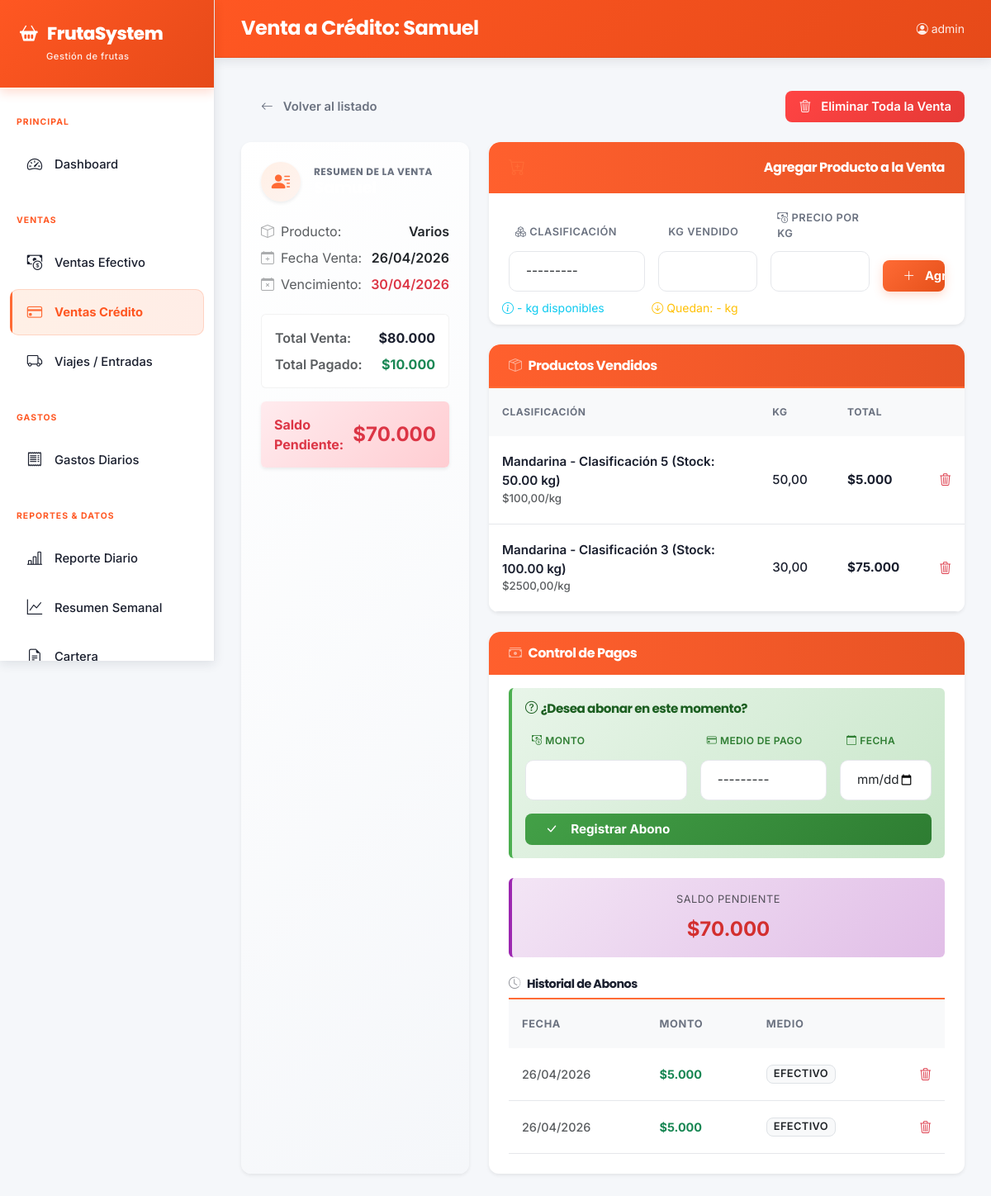
The page /ventas/credito/10/ (signed in) on the database as committed earlier.
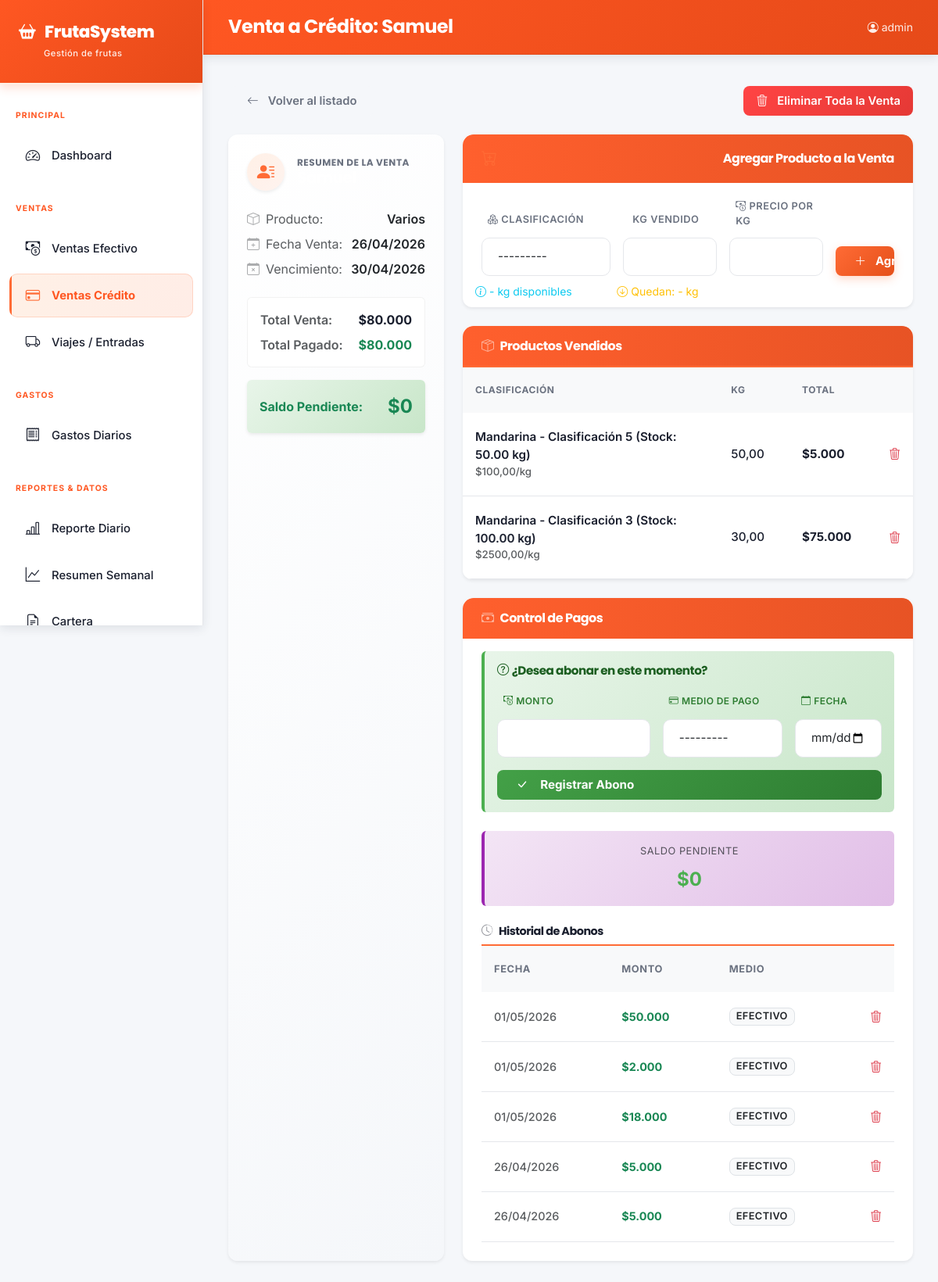
The same page on the database as committed later.
### core/models.py (models this page shows, shortened)
class VentaCredito(models.Model):
    cliente = models.ForeignKey(Cliente, on_delete=models.CASCADE, related_name='ventas', verbose_name='Cliente')
    producto = models.ForeignKey(Producto, on_delete=models.CASCADE, related_name='ventas_credito', verbose_name='Producto', null=True, blank=True)
    fecha = models.DateField(verbose_name='Fecha de venta')
    fecha_vencimiento = models.DateField(verbose_name='Fecha de vencimiento', null=True, blank=True)
    observaciones = models.TextField(blank=True, verbose_name='Observaciones')
    created_at = models.DateTimeField(auto_now_add=True)
    @property
    def total(self): return sum(d.total for d in self.detalles.all())
    @property
    def total_pagado(self): return sum(p.monto for p in self.pagos.all())
    @property
    def saldo_pendiente(self): return self.total - self.total_pagado
    class Meta:
        verbose_name = 'Venta a Crédito'; verbose_name_plural = 'Ventas a Crédito'; ordering = ['-fecha']

class PagoVentaCredito(models.Model):
    venta = models.ForeignKey(VentaCredito, on_delete=models.CASCADE, related_name='pagos', verbose_name='Venta')
    monto = models.DecimalField(max_digits=12, decimal_places=2, verbose_name='Monto')
    medio_pago = models.CharField(max_length=20, choices=MEDIO_PAGO_CHOICES, verbose_name='Medio de pago')
    fecha = models.DateField(verbose_name='Fecha')
    observaciones = models.TextField(blank=True, verbose_name='Observaciones')
    class Meta:
        verbose_name = 'Pago de Venta'; verbose_name_plural = 'Pagos de Ventas'; ordering = ['-fecha']

class DetalleVentaCredito(models.Model):
    venta = models.ForeignKey(VentaCredito, on_delete=models.CASCADE, related_name='detalles', verbose_name='Venta')
    clasificacion = models.ForeignKey(Clasificacion, on_delete=models.CASCADE, verbose_name='Clasificación')
    kg_vendido = models.DecimalField(max_digits=10, decimal_places=2, verbose_name='Kg vendido')
    precio_por_kg = models.DecimalField(max_digits=10, decimal_places=2, verbose_name='Precio por kg')
    @property
    def total(self): return self.kg_vendido * self.precio_por_kg
    class Meta:
        verbose_name = 'Detalle de Venta'; verbose_name_plural = 'Detalles de Venta'

class Clasificacion(models.Model):
    producto = models.ForeignKey(Producto, on_delete=models.CASCADE, related_name='clasificaciones', verbose_name='Producto')
    nombre = models.CharField(max_length=100, verbose_name='Nombre clasificación')
    orden = models.IntegerField(default=1, verbose_name='Orden')
    activo = models.BooleanField(default=True, verbose_name='Activa')
    stock_kg = models.DecimalField(max_digits=10, decimal_places=2, default=0, verbose_name='Stock (Kg)')
    def __str__(self): return f"{self.producto.nombre} - {self.nombre} (Stock: {self.stock_kg} kg)"
    class Meta:
        verbose_name = 'Clasificación'; verbose_name_plural = 'Clasificaciones'; ordering = ['producto', 'orden']

class Producto(models.Model):
    nombre = models.CharField(max_length=100, verbose_name='Nombre')
    tiene_descuento_gobierno = models.BooleanField(default=False, verbose_name='Descuento gobierno')
    porcentaje_descuento = models.DecimalField(max_digits=5, decimal_places=2, default=0, verbose_name='% Descuento gobierno')
    activo = models.BooleanField(default=True, verbose_name='Activo')
    class Meta:
        verbose_name = 'Producto'; verbose_name_plural = 'Productos'; ordering = ['nombre']

class Cliente(models.Model):
    nombre = models.CharField(max_length=200, verbose_name='Nombre')
    telefono = models.CharField(max_length=20, blank=True, verbose_name='Teléfono')
    direccion = models.TextField(blank=True, verbose_name='Dirección')
    activo = models.BooleanField(default=True, verbose_name='Activo')
    def __str__(self): return self.nombre
    class Meta:
        verbose_name = 'Cliente'; verbose_name_plural = 'Clientes'; ordering = ['nombre']

### core/views.py (the view)
# urls.py: path('ventas/credito/<int:pk>/', views.venta_credito_detail, name='venta_credito_detail'),
@login_required
def venta_credito_detail(request, pk):
    venta = get_object_or_404(VentaCredito, pk=pk)
    detalles = venta.detalles.select_related('clasificacion').all()
    pagos = venta.pagos.all()
    detalle_form = DetalleVentaCreditoForm()  # Empty form for display only
    pago_form = PagoVentaCreditoForm()
    ctx = {
        'venta': venta, 'detalles': detalles, 'pagos': pagos,
        'detalle_form': detalle_form, 'pago_form': pago_form,
    }
    return render(request, 'core/venta_credito_detail.html', ctx)

### core/forms.py
class DetalleVentaCreditoForm(forms.ModelForm):
    class Meta:
        model = DetalleVentaCredito
        fields = ['clasificacion', 'kg_vendido', 'precio_por_kg']
        widgets = {
            'clasificacion': forms.Select(attrs={'class': 'form-select'}),
            'kg_vendido': forms.NumberInput(attrs={'class': 'form-control', 'step': '0.01'}),
            'precio_por_kg': forms.TextInput(attrs={'class': 'form-control price-cop', 'inputmode': 'numeric', 'autocomplete': 'off'}),
        }

class PagoVentaCreditoForm(forms.ModelForm):
    class Meta:
        model = PagoVentaCredito
        fields = ['monto', 'medio_pago', 'fecha', 'observaciones']
        widgets = {
            'monto': forms.TextInput(attrs={'class': 'form-control price-cop', 'inputmode': 'numeric', 'autocomplete': 'off'}),
            'medio_pago': forms.Select(attrs={'class': 'form-select'}),
            'fecha': forms.DateInput(attrs={'class': 'form-control', 'type': 'date'}),
            'observaciones': forms.Textarea(attrs={'class': 'form-control', 'rows': 2}),
        }

### core/templates/core/venta_credito_detail.html (shortened to what the changed rows need)
{% extends 'core/base.html' %}
{% block page_title %}Venta a Crédito: {{ venta.cliente }}{% endblock %}
{% block content %}
<div class="row g-4 mb-4">
  <div class="col-lg-4">
    <div class="card border-0 shadow-sm h-100" style="border-radius: 12px; overflow: hidden; background: linear-gradient(135deg, #ffffff 0%, var(--bg-base) 100%);">
      <div class="card-body p-4">
        <div class="d-flex flex-column gap-2 mb-4">
          <div class="d-flex justify-content-between">
            <span class="text-muted"><i class="bi bi-box me-2 opacity-50"></i>Producto:</span>
            <span class="fw-semibold">{{ venta.producto|default:"Varios" }}</span>
          </div>
          <div class="d-flex justify-content-between">
            <span class="text-muted"><i class="bi bi-calendar-plus me-2 opacity-50"></i>Fecha Venta:</span>
            <span class="fw-semibold">{{ venta.fecha|date:"d/m/Y" }}</span>
          </div>
          <div class="d-flex justify-content-between">
            <span class="text-muted"><i class="bi bi-calendar-x me-2 opacity-50"></i>Vencimiento:</span>
            <span class="fw-semibold {% if venta.saldo_pendiente > 0 %}text-danger{% endif %}">{{ venta.fecha_vencimiento|date:"d/m/Y"|default:"-" }}</span>
          </div>
        </div>
        <div class="p-3 rounded mb-3" style="background-color: var(--surface-color); border: 1px solid rgba(0,0,0,0.05);">
          <div class="d-flex justify-content-between align-items-center mb-2">
            <span class="text-muted fw-semibold">Total Venta:</span>
            <span class="fw-bold" style="color: var(--text-main);">${{ venta.total|default:0|cop }}</span>
          </div>
          <div class="d-flex justify-content-between align-items-center">
            <span class="text-muted fw-semibold">Total Pagado:</span>
            <span class="text-success fw-bold">${{ venta.total_pagado|default:0|cop }}</span>
          </div>
        </div>
        <div class="p-3 rounded d-flex justify-content-between align-items-center shadow-sm" style="background: {% if venta.saldo_pendiente > 0 %}linear-gradient(135deg, #ffebee 0%, #ffcdd2 100%){% else %}linear-gradient(135deg, #e8f5e9 0%, #c8e6c9 100%){% endif %};">
          <span class="fw-bold {% if venta.saldo_pendiente > 0 %}text-danger{% else %}text-success{% endif %}">Saldo Pendiente:</span>
          <span class="fs-4 fw-bold {% if venta.saldo_pendiente > 0 %}text-danger{% else %}text-success{% endif %}">${{ venta.saldo_pendiente|default:0|cop }}</span>
        </div>
      </div>
    </div>
  </div>
  <div class="col-lg-8 d-flex flex-column gap-4">
    <div class="row g-4">
      <div class="col-md-12">
        <div class="card border-0 shadow-sm h-100" style="border-radius: 12px; overflow: hidden;">
          <div class="card-body p-0">
            <div class="table-responsive">
              <table class="table table-hover align-middle mb-0">
                <thead class="bg-light">
                  <tr><th class="ps-3">Clasificación</th><th>Kg</th><th>Total</th><th class="text-end pe-3"></th></tr>
                </thead>
                <tbody class="border-top-0">
                {% for d in detalles %}
                <tr>
                  <td class="ps-3">
                    <div class="fw-semibold" style="color: var(--text-main);">{{ d.clasificacion }}</div>
                    <div class="small text-muted">${{ d.precio_por_kg }}/kg</div>
                  </td>
                  <td>{{ d.kg_vendido }}</td>
                  <td class="fw-bold" style="color: var(--text-main);">${{ d.total|default:0|cop }}</td>
                  <td class="text-end pe-3">
                    <a href="{% url 'detalle_venta_delete' d.pk %}" class="btn btn-sm btn-link text-danger p-0" onclick="return confirm('¿Eliminar?')" title="Eliminar producto">
                      <i class="bi bi-trash3"></i>
                    </a>
                  </td>
                </tr>
                {% empty %}
                <tr><td colspan="4" class="text-center text-muted py-4"><i class="bi bi-inbox fs-4 d-block mb-2 opacity-25"></i>Sin productos</td></tr>
                {% endfor %}
                </tbody>
              </table>
            </div>
          </div>
        </div>
      </div>
      <div class="col-md-12">
        <div class="card border-0 shadow-sm h-100" style="border-radius: 12px; overflow: hidden;">
          <div class="card-body px-4 pb-4 pt-3">
            <div class="p-3 mb-4 rounded text-center" style="background: linear-gradient(135deg, #f3e5f5 0%, #e1bee7 100%); border-left: 4px solid #9c27b0; border-radius: 8px;">
              <div class="small text-muted mb-2" style="font-size: 0.8rem; text-transform: uppercase; letter-spacing: 0.5px;">Saldo Pendiente</div>
              <div class="fw-bold fs-4" style="color: {% if venta.saldo_pendiente > 0 %}#d32f2f{% else %}#4CAF50{% endif %};">${{ venta.saldo_pendiente|default:0|cop }}</div>
            </div>
            <div class="table-responsive">
              <table class="table table-hover align-middle mb-0 table-sm">
                <thead class="bg-light">
                  <tr>
                    <th class="ps-3" style="font-size: 0.8rem;">Fecha</th>
                    <th style="font-size: 0.8rem;">Monto</th>
                    <th style="font-size: 0.8rem;">Medio</th>
                    <th class="text-end pe-3" style="font-size: 0.8rem;"></th>
                  </tr>
                </thead>
                <tbody class="border-top-0">
                {% for p in pagos %}
                <tr>
                  <td class="ps-3 text-muted" style="font-size: 0.9rem;">{{ p.fecha|date:"d/m/Y" }}</td>
                  <td style="font-size: 0.9rem;">
                    <span class="text-success fw-bold">${{ p.monto|default:0|cop }}</span>
                  </td>
                  <td style="font-size: 0.85rem;">
                    <span class="badge bg-light text-dark border px-2 py-1">{{ p.get_medio_pago_display }}</span>
                  </td>
                  <td class="text-end pe-3">
                    <a href="{% url 'pago_venta_delete' p.pk %}" class="btn btn-sm btn-link text-danger p-0" onclick="return confirm('¿Eliminar pago?')" title="Eliminar pago">
                      <i class="bi bi-trash3"></i>
                    </a>
                  </td>
                </tr>
                {% endfor %}
                </tbody>
              </table>
            </div>
          </div>
        </div>
      </div>
    </div>
  </div>
</div>
{% endblock %}

Rows that differ between the two databases and show on the page:
computed for VentaCredito "Varios": total_pagado|cop "10.000" → "80.000"; saldo_pendiente|cop "70.000" → "0"
added PagoVentaCredito: fecha "01/05/2026", monto|cop "50.000", medio_pago "EFECTIVO"
added PagoVentaCredito: fecha "01/05/2026", monto|cop "2.000", medio_pago "EFECTIVO"
added PagoVentaCredito: fecha "01/05/2026", monto|cop "18.000", medio_pago "EFECTIVO"
